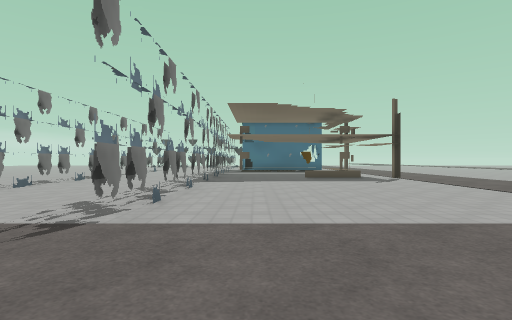
[1] (above)

23 first-person views from a walk through a level from a Godot 3-D game. The camera is 1.2 m above the floor, looks level and sees 80° across. The floor is counted in squares, 1.95 m on a side. Each view is taken from the middle of a square. On the plan, view 1 faces up. The plan holds only what a view shows up to about 9 squares ahead; the rest is blank. The place goes on beyond the plan. Characters and animated objects are left out. Some surface patterns are stand-ins.

[2]
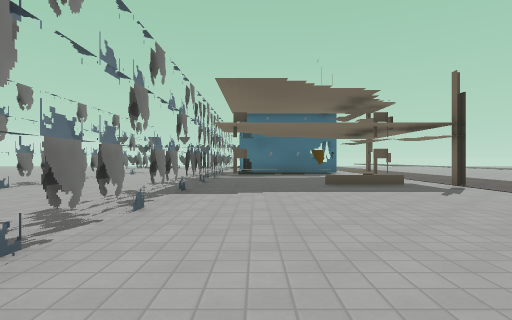

[3]
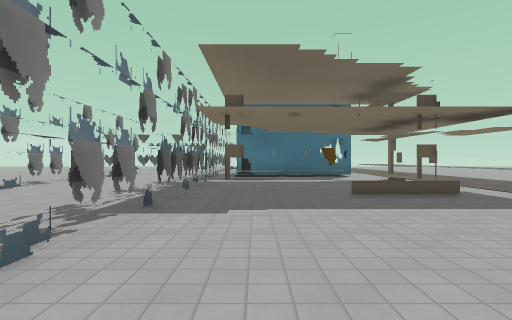

[4]
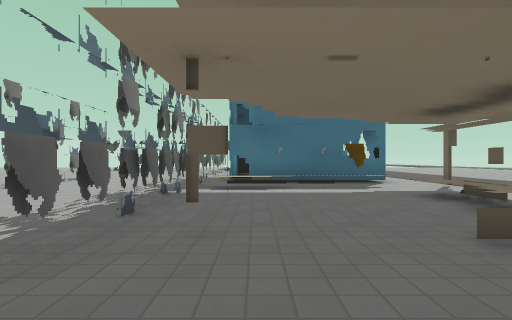

[5]
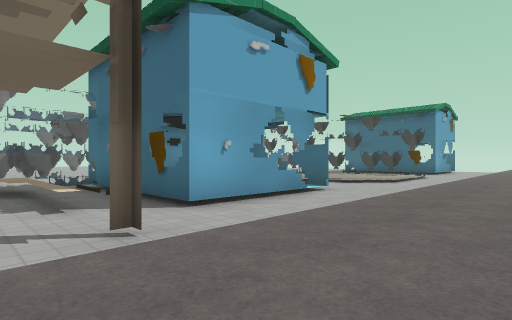

[6]
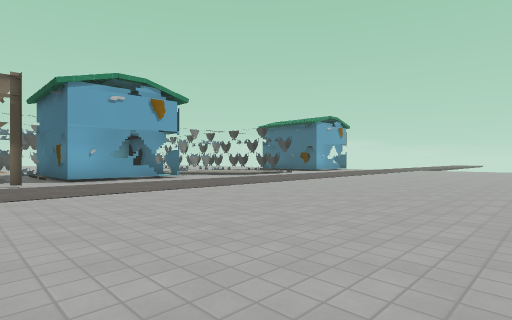

[7]
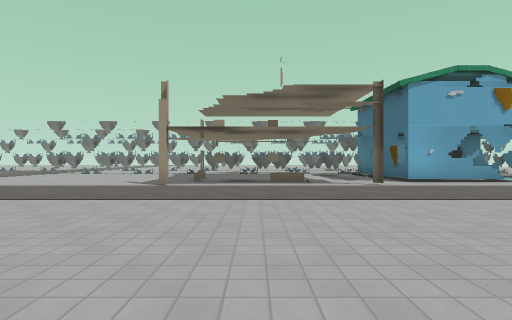

[8]
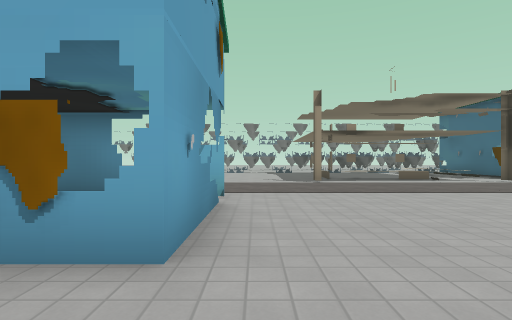

[9]
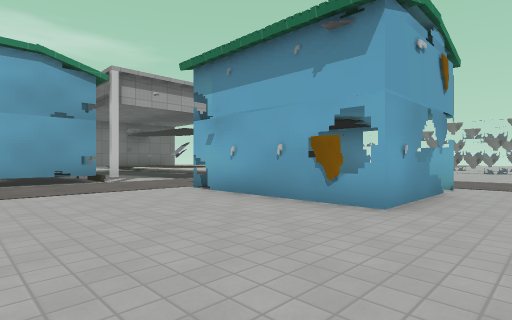

[10]
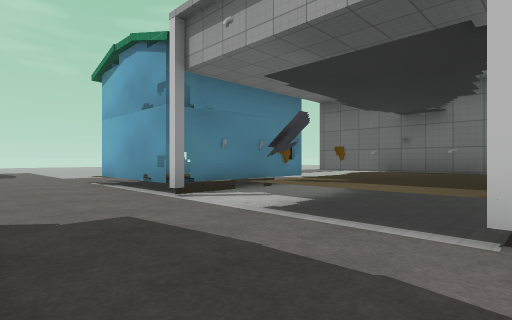

[11]
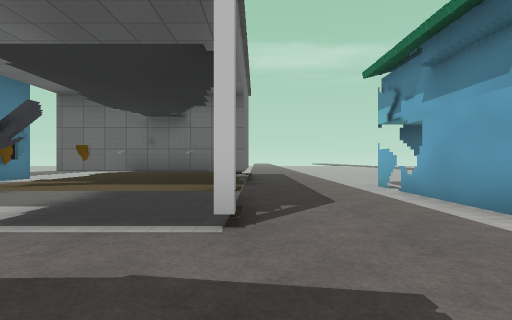

[12]
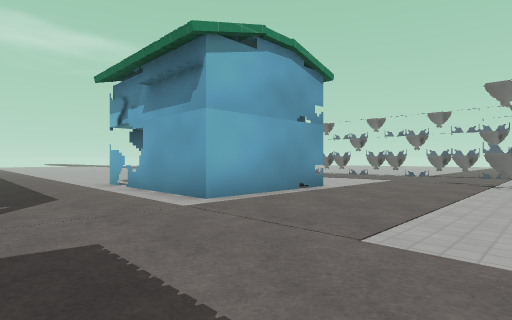

[13]
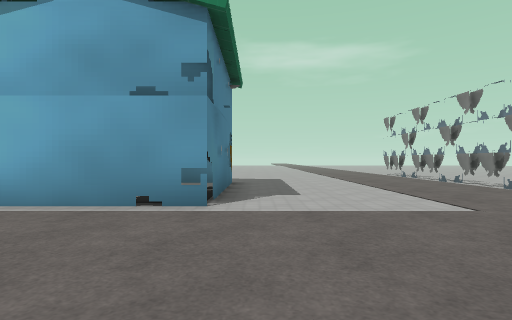

[14]
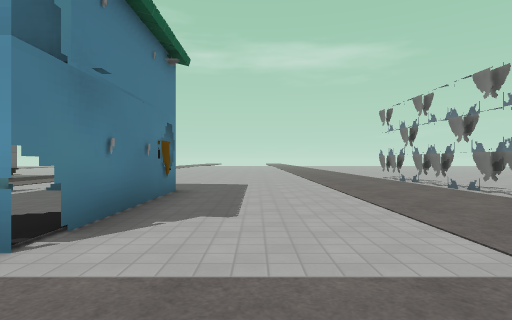

[15]
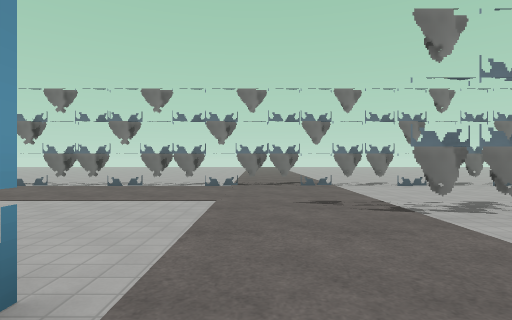

[16]
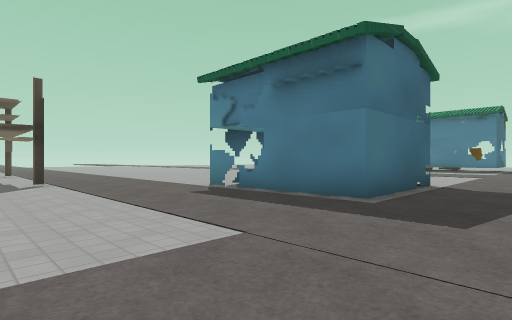

[17]
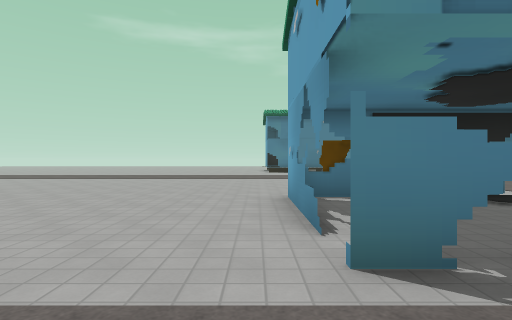

[18]
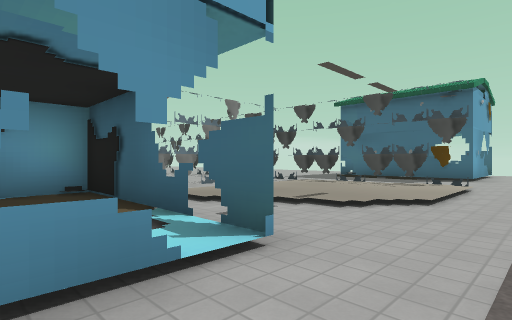

[19]
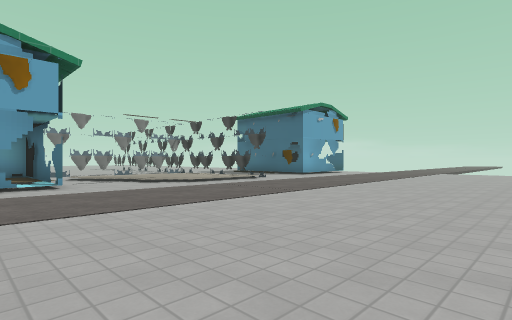

[20]
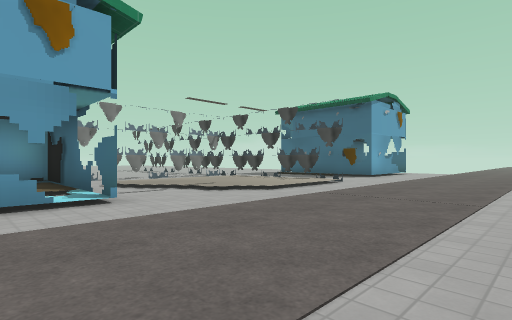

[21]
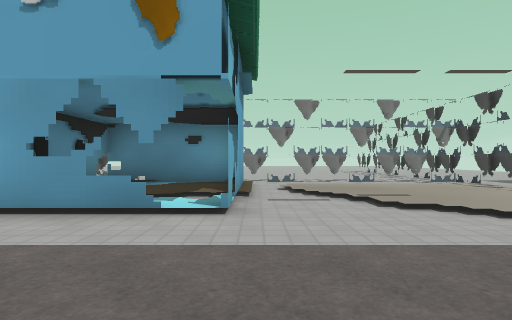

[22]
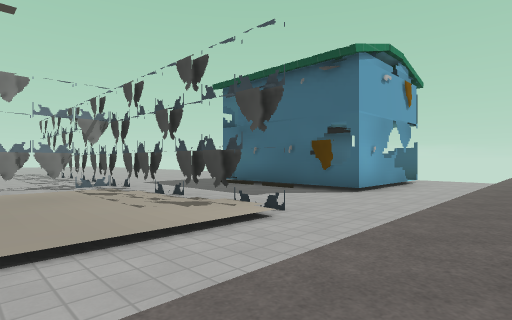

[23]
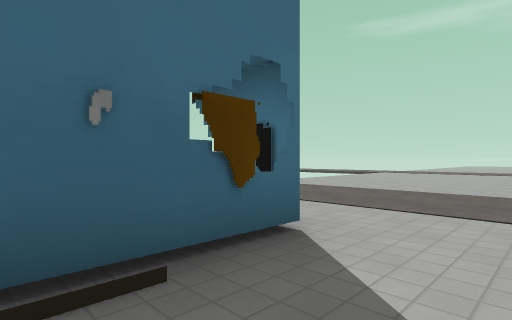

### Floor plan
Key: @ floor where view 1 was taken; # wall or solid block; . main floor; : floor 0.25 m higher than the main floor; + floor 0.5 m higher than the main floor; / step, stairs or slope; D closed door; = window, fence, low wall or low ledge; ^ raised ledge; T thing the floor can be seen under or through; C column; O other object.
Columns run from 8 left of view 1 to 15 right of it. Each row starts with its distance up from view 1.
 30            #........
 29         ##DD.........
 28       ...............
 27      ..............
 26      #TTTTTT.......
 25    ...T./:::.........
 24    ...T.//::.........
 23      .T./  D.........
 22       #./  D.........
 21       #./   .........
 20       #/////.........
 19        /##=DD.........
 18        /#::#..........
 17    #..#/####O.........
 16    #..#////D..........
 15   .#..#     C...........
 14  ..#..##+++  ...........
 13  ..T..##+++#............
 12  ..T..##+++#............
 11  ..T..##===#............
 10   .T..#.....C...........
  9  ..T..#.................
  8  ..T..#.........D.......
  7  ..T..#.........DD#D....
  6  ..T..#.........=..D....
  5  ..T..#.........#..#....
  4  ..T..#.........####....
  3  ..T...#...............
  2  ..T....................
  1  ..T....................
  0  ..T....@####...^^^^^###
 -1  ..T.....#  #...^^^ ^++
 -2  ..T.....#= #...^^^ ^++
 -3  ..T.....D  #...^^^ D+
 -4  ..T.....D#D#...^OO^^#
 -5  ..T...... .....=
 -6 ...T...... .....=
 -7 ...T......   ..

Where each view was taken, in squares from view 1:
view 1: 0 up, 0 right, facing up
view 2: 3 up, 0 right, facing up
view 3: 5 up, 0 right, facing up
view 4: 8 up, 0 right, facing up
view 5: 14 up, 7 right, facing up-left
view 6: 14 up, 13 right, facing up-left
view 7: 12 up, 12 right, facing left
view 8: 8 up, 13 right, facing left
view 9: 9 up, 15 right, facing down-left
view 10: 3 up, 7 right, facing down-right
view 11: 3 up, 7 right, facing down
view 12: 4 up, 7 right, facing down-left
view 13: 4 up, 0 right, facing down
view 14: 2 up, 1 left, facing down
view 15: 1 up, 2 right, facing left
view 16: 1 up, 3 right, facing up-right
view 17: 8 up, 6 right, facing right
view 18: 18 up, 5 right, facing up-left
view 19: 18 up, 11 right, facing up-left
view 20: 18 up, 8 right, facing up-left
view 21: 20 up, 7 right, facing left
view 22: 23 up, 6 right, facing up-left
view 23: 27 up, 1 right, facing up-right
